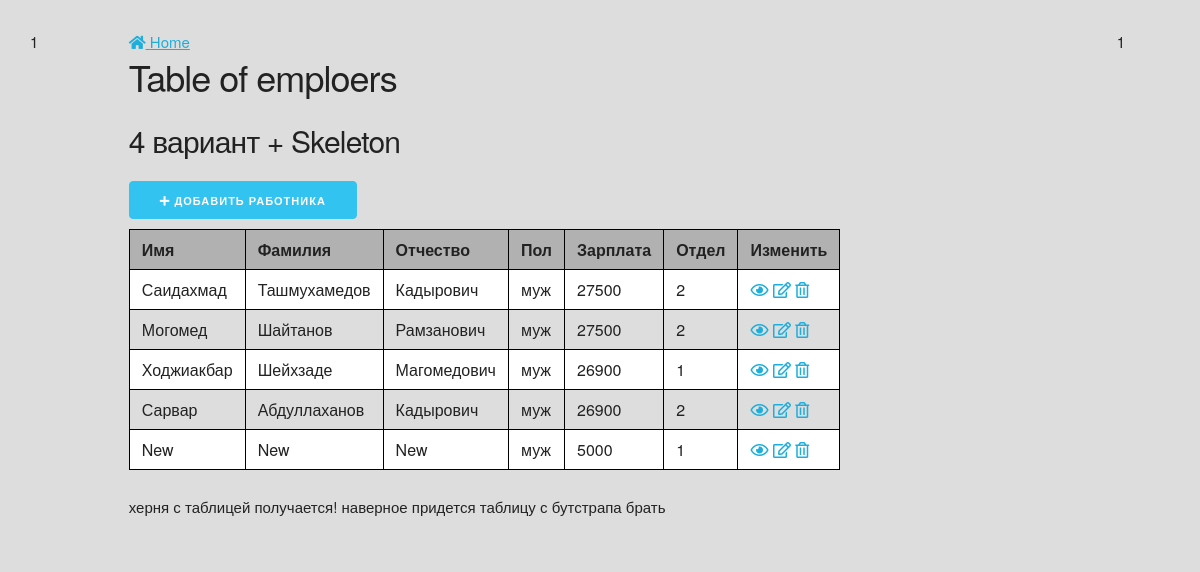
The app's page /index4.php with its own data.
### tables this page shows
CREATE TABLE `employees` (
  `id` int(11) NOT NULL,
  `name` varchar(32) DEFAULT NULL,
  `family` varchar(32) DEFAULT NULL,
  `patronymic` varchar(32) DEFAULT NULL,
  `gender` varchar(10) DEFAULT NULL,
  `salary` int(11) DEFAULT NULL,
  `department` int(11) DEFAULT NULL
);

### index4.php (the view, shortened to what this page needs)
<link href="style.css" rel="stylesheet">
<link href="Skeleton/css/normalize.css" rel="stylesheet">
<link href="Skeleton/css/skeleton.css" rel="stylesheet">
<link href="Skeleton/images/newfavicon.png" rel="stylesheet">
<link rel="stylesheet" href="https://use.fontawesome.com/releases/v5.7.2/css/all.css">
<?php
$pdo = new PDO('mysql:host=localhost;dbname=chulok;charset=utf8','root','');
$statement = $pdo->prepare('SELECT * FROM employees');
$statement->execute();
$all = $statement->fetchAll();
?>
<div class="row">
  <div class="one column hid">1</div>
  <div class="ten columns block">
<nav><a href="index.php"><i class="fas fa-home"></i> Home</a></nav>
<h3>Table of emploers</h3>
<h4>4 вариант + Skeleton</h4>
<a class="button button-primary" href="add_emp.php"><i class="fas fa-plus"></i> Добавить работника</a>
<table>
   <tr class="header">
      <td>Имя</td><td>Фамилия</td><td>Отчество</td><td>Пол</td><td>Зарплата</td><td>Отдел</td><td>Изменить </td>
   </tr>
      <?php foreach($all as $item): ?>
        <tr>
           <td><?= $item['name'] ?></td>
           <td><?= $item['family'] ?></td>
           <td><?= $item['patronymic'] ?></td>
           <td><?= $item['gender'] ?></td>
           <td><?= $item['salary'] ?></td>
           <td><?= $item['department'] ?></td>
           <td><a href=""><i class="far fa-eye"></i></a>
           <a href=""><i class="far fa-edit"></i></a>
           <a href=""><i class="far fa-trash-alt"></i></a></td>
        </tr>
      <?php endforeach; ?>
</table>
<p> херня с таблицей получается! наверное придется таблицу с бутстрапа брать</p>
</div>
  <div class="one column hid">1</div>
</div>

### style.css (style rules this page uses)
td { border-bottom: 1px solid black; padding: 8px 12px; border-left: 1px solid black; //вертикальный бордер }
tr:nth-child(2n) { background: white; }
table { border-top: 1px solid black; border-left: 1px solid black; border-right: 1px solid black; border-collapse: collapse; //убирает не нужную толщину бордера width: 100%; }
.header { background: #b1b1b1; font-weight: bold; }
.button.button-primary, button.button-primary, input[type="submit"].button-primary, input[type="reset"].button-primary, input[type="button"].button-primary { color: #FFF; background-color: #33C3F0; border-color: #33C3F0; }
button, .button { margin-bottom: 1rem; }
.button, button, input[type="submit"], input[type="reset"], input[type="button"] { display: inline-block; height: 38px; padding: 0 30px; color: #555; text-align: center; font-size: 11px; font-weight: 600; line-height: 38px; letter-spacing: .1rem; text-transform: uppercase; text-decoration: none; white-space: nowrap; background-color: transparent; border-radius: 4px; border: 1px solid #bbb; border-top-color: rgb(187, 187, 187); border-right-color: rgb(187, 187, 187); border-bottom-color: rgb(187, 187, 187); border-left-color: rgb(187, 187, 187); cursor: pointer; box-sizing: border-box; }

### Skeleton/css/skeleton.css (style rules this page uses)
.column, .columns { width: 100%; float: left; box-sizing: border-box; }
@media (min-width: 550px) { .column, .columns { margin-left: 4%; } }
@media (min-width: 550px) { .column:first-child, .columns:first-child { margin-left: 0; } }
@media (min-width: 550px) { .one.column, .one.columns { width: 4.66666666667%; } }
@media (min-width: 550px) { .ten.columns { width: 82.6666666667%; } }
h1, h2, h3, h4, h5, h6 { margin-top: 0; margin-bottom: 2rem; font-weight: 300; }
h3 { font-size: 3.0rem; line-height: 1.3; letter-spacing: -.1rem; }
h4 { font-size: 2.4rem; line-height: 1.35; letter-spacing: -.08rem; }
@media (min-width: 550px) { h3 { font-size: 3.6rem; } }
@media (min-width: 550px) { h4 { font-size: 3.0rem; } }
p { margin-top: 0; }
a { color: #1EAEDB; }
.button, button, input[type="submit"], input[type="reset"], input[type="button"] { display: inline-block; height: 38px; padding: 0 30px; color: #555; text-align: center; font-size: 11px; font-weight: 600; line-height: 38px; letter-spacing: .1rem; text-transform: uppercase; text-decoration: none; white-space: nowrap; background-color: transparent; border-radius: 4px; border: 1px solid #bbb; cursor: pointer; box-sizing: border-box; }
.button.button-primary, button.button-primary, input[type="submit"].button-primary, input[type="reset"].button-primary, input[type="button"].button-primary { color: #FFF; background-color: #33C3F0; border-color: #33C3F0; }
td { border-bottom: 1px solid black; padding: 8px 12px; border-left: 1px solid black; //вертикальный бордер }
tr:nth-child(2n) { background: white; }
table { border-top: 1px solid black; border-left: 1px solid black; border-right: 1px solid black; border-collapse: collapse; //убирает не нужную толщину бордера width: 100%; }
button, .button { margin-bottom: 1rem; }
pre, blockquote, dl, figure, table, p, ul, ol, form { margin-bottom: 2.5rem; }
.container:after, .row:after, .u-cf { content: ""; display: table; clear: both; }

### records on screen
employees: name "Саидахмад", family "Ташмухамедов", patronymic "Кадырович", gender "муж", salary "27500", department "2"
employees: name "Могомед", family "Шайтанов", patronymic "Рамзанович", gender "муж", salary "27500", department "2"
employees: name "Ходжиакбар", family "Шейхзаде", patronymic "Магомедович", gender "муж", salary "26900", department "1"
employees: name "Сарвар", family "Абдуллаханов", patronymic "Кадырович", gender "муж", salary "26900", department "2"
employees: name "New", family "New", patronymic "New", gender "муж", salary "5000", department "1"
